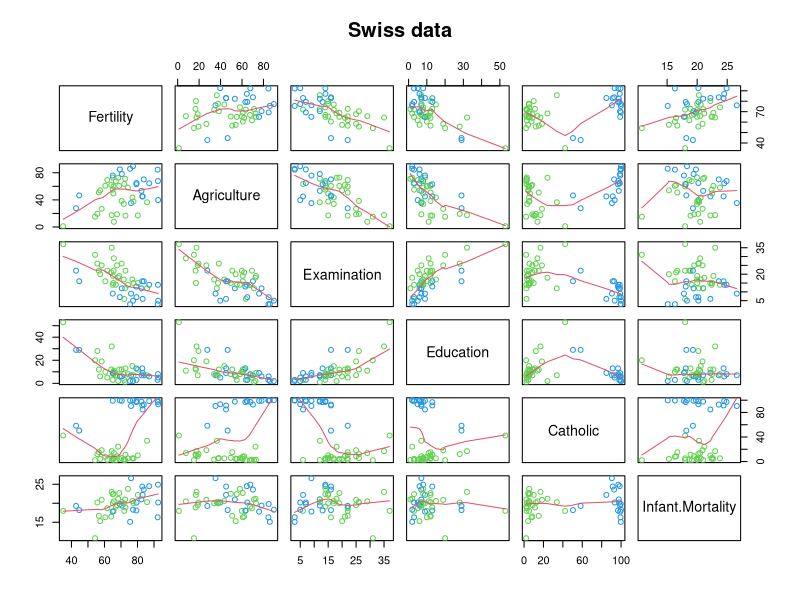
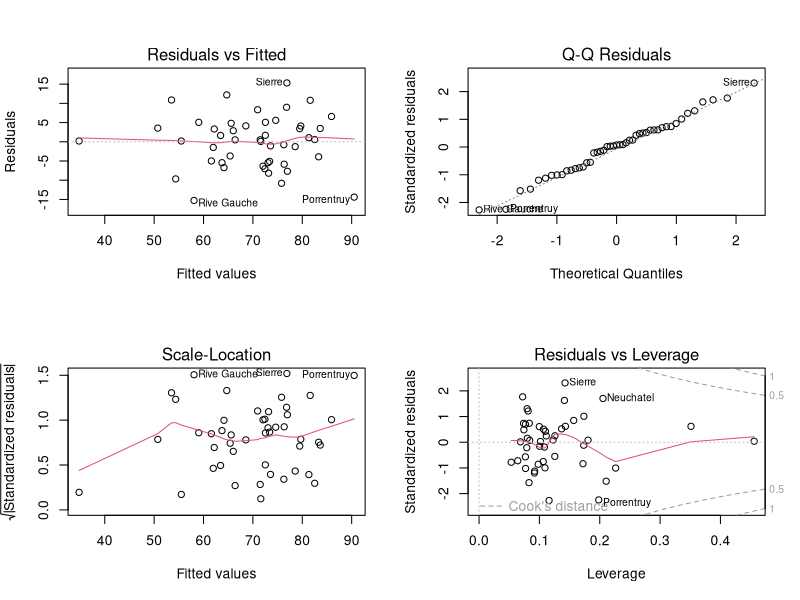
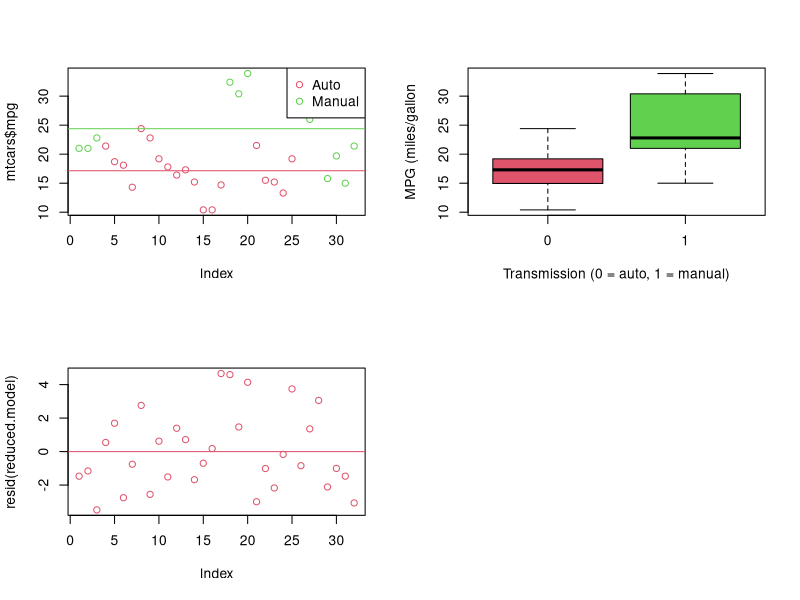
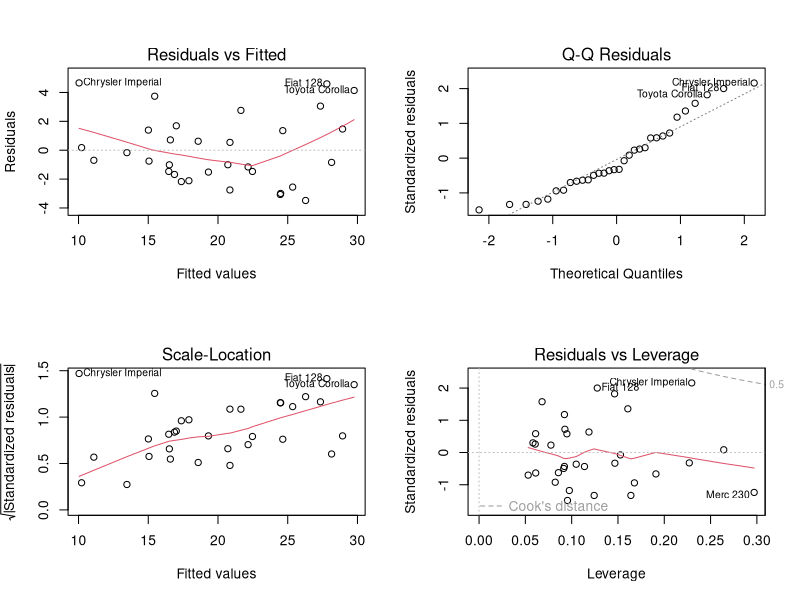

Reproduce these figures in R, in order.
library(datasets); data(swiss); require(stats); require(graphics)
pairs(swiss, panel = panel.smooth, main = "Swiss data", col = 3 + (swiss$Catholic > 50))

data(swiss); par(mfrow = c(2,2))
fit <- lm(Fertility ~ ., data = swiss); plot(fit)

plot(mtcars$mpg, col = mtcars$am + 2)
abline(h = tapply(mtcars$mpg, factor(mtcars$am), mean), col = c(2, 3))
legend("topright", pch = 1, col = c(2, 3), legend = c("Auto", "Manual"))

boxplot(mpg ~ am, col = c(2, 3), xlab = "Transmission (0 = auto, 1 = manual)", ylab = "MPG (miles/gallon", data = mtcars)

autoMPG <- mtcars[mtcars$am == 0, ]$mpg
manualMPG <- mtcars[mtcars$am == 1,]$mpg
t.test(autoMPG, manualMPG, paired = FALSE)

t.test(mpg~am, data = mtcars, paird = FALSE)

full.model <- lm(mpg ~ ., data = mtcars)
summary(full.model)
reduced.model <- step(full.model, direction = "backward")
summary(reduced.model)
anova(reduced.model, full.model)
plot(resid(reduced.model), col = 2)
abline(h = 0, col = 2)

par(mfrow = c(2,2))
plot(reduced.model)
